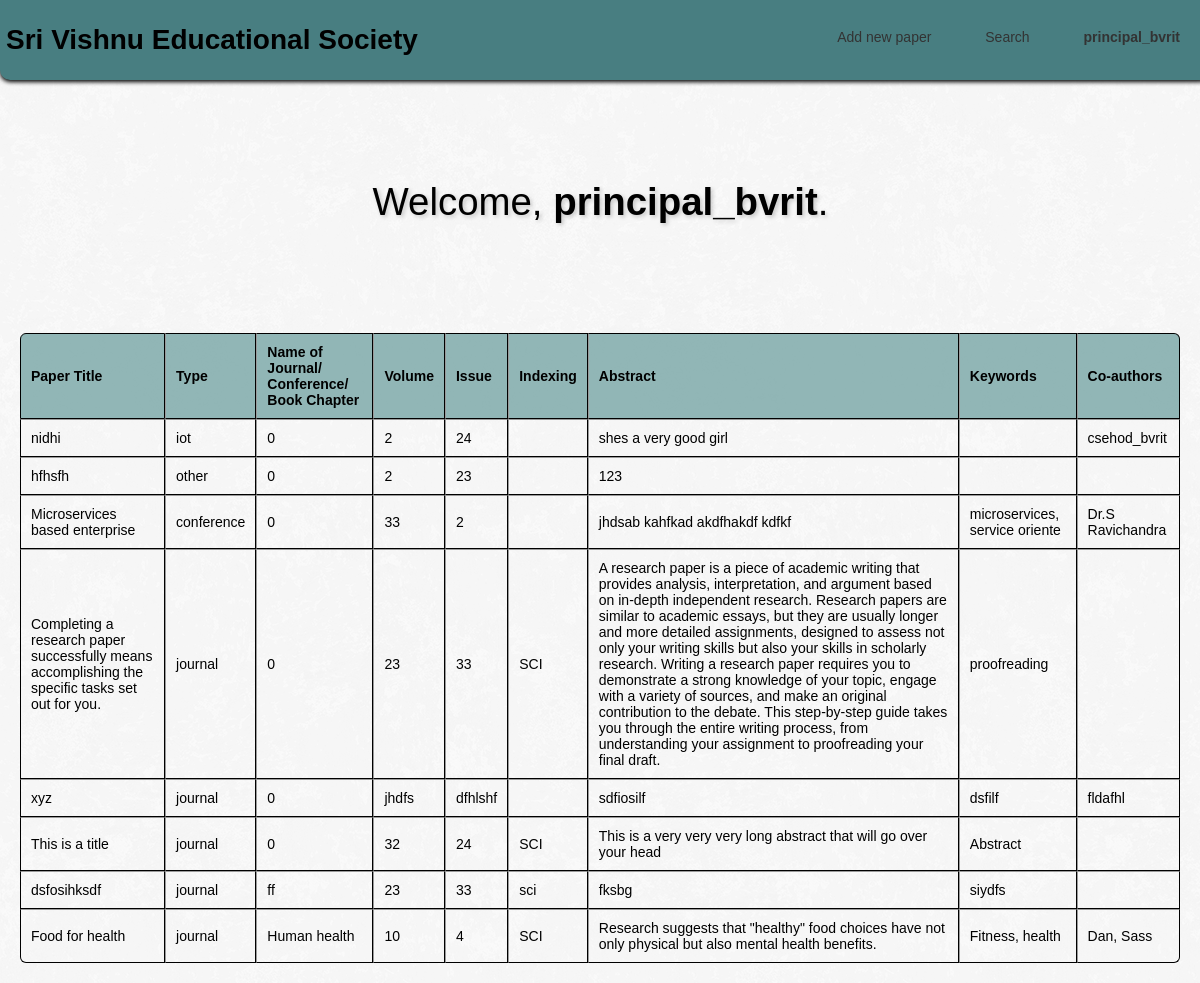
Page /rndtable.php (signed in) on the committed database.
### tables this page shows
CREATE TABLE `approvedfiles` (
  `id` int(11) NOT NULL,
  `username` varchar(40) NOT NULL,
  `title` varchar(300) NOT NULL,
  `type` varchar(15) NOT NULL,
  `venue` varchar(250) NOT NULL,
  `volume` varchar(11) NOT NULL,
  `issue` varchar(10) NOT NULL,
  `date` date NOT NULL,
  `level` varchar(15) NOT NULL,
  `indexing` varchar(20) NOT NULL,
  `abstract` varchar(4000) NOT NULL,
  `keywords` varchar(30) NOT NULL,
  `coauthors` varchar(40) NOT NULL
);

### rndtable.php (the view, shortened to what this page needs)
<?php include 'config.php';?>
<!DOCTYPE html>
<html lang="en">
<head>
    <link rel="stylesheet" href="facwelcome.css">
</head>
<body>
<div class="header">
    <h1>Sri Vishnu Educational Society</h1>
    <ul>
        <li><a href="pr.php">Add new paper</a></li>
        <li><a href="search.html">Search</a></li>
        <li><a><b><?php echo htmlspecialchars($_SESSION["username"]); ?></b></a></li>
    </ul>
</div>
    <h1 class="my-5">Welcome, <b><?php echo htmlspecialchars($_SESSION["username"]); ?></b>.</h1>
     <br><br>
     <br><br>
</body>
</html>
<center>
        <table border="1" style="width:100%">
        <tr>
                <th>Paper Title </th>
                <th>Type</th>
                <th>Name of Journal/ Conference/ Book Chapter</th>
                <th>Volume</th>
                <th>Issue</th>
                <th>Indexing </th>
                <th>Abstract </th>
                <th>Keywords </th>
                <th>Co-authors </th>
            </tr>
            <?php
                $user = $_SESSION['username'];
                $sql = "select * from approvedfiles where username = '$user'";
                $table = mysqli_query($link, $sql);
                $no_of_rows = mysqli_num_rows($table);
                if ($no_of_rows != 0)
                {
                    while ($row = mysqli_fetch_assoc($table))
                    {
                        echo "
                        <tr>
                        <td>".$row['title']."</td>
                        <td>".$row['type']."</td>
                        <td>".$row['venue']."</td>
                        <td>".$row['volume']."</td>
                        <td>".$row['issue']."</td>
                        <td>".$row['indexing']."</td>
                        <td>".$row['abstract']."</td>
                        <td>".$row['keywords']."</td>
                        <td>".$row['coauthors']."</td>
                        </tr>";
                    }
                }
            ?>
        </table>
</center>

### facwelcome.css (style rules this page uses)
body { background-image: url("white_wall_hash.png"); height: 100%; width: 100%; font-family:'Poppins', serif; margin: 0; }
.header { background-color: #487e81; display: -webkit-box; display: -ms-flexbox; display: flex; -webkit-box-pack: justify; -ms-flex-pack: justify; width: 100%; margin: 0px; padding: 5px; position: sticky; justify-content: space-between; border-bottom-left-radius: 10px; border-bottom-right-radius: 10px; box-shadow: 0px 2px 4px 0px }
h1 { padding-left: 1px; }
.header::after { bottom: 0; box-shadow: 0 0.0625em 0.5em rgba(0, 0, 0, 0.3); content: ''; left: 0; opacity: 0; position: absolute; right: 0; top: 0; transition: opacity 0.3s; z-index: -1; }
ul { padding: 0; list-style: none; }
ul li { display: inline-block; position: relative; line-height: 21px; text-align: right; }
ul li a { display: block; padding: 8px 25px; color: #333; text-decoration: none; }
.my-5 { font-weight: 500; color: black; text-align: center; font-size: 2.4rem; margin-top: 100px; margin-bottom: 25px; text-shadow: 2px 2px 4px rgba(0,0,0,0.2); }
table { border-collapse: separate; border: none; border-spacing: 0; min-width: 350px; padding: 20px; }
table tr th, table tr td { border-right: 1px solid black; border-bottom: 1px solid black; padding: 10px; }
table tr th:first-child, table tr td:first-child { border-left: 1px solid black; }
table tr th { background: rgba(130, 173, 173, 0.87); border-top: 1px solid black; text-align: left; }
table tr:first-child th:first-child { border-top-left-radius: 6px; }
table tr:first-child th:last-child { border-top-right-radius: 6px; }
table tr:last-child td:first-child { border-bottom-left-radius: 6px; }
table tr:last-child td:last-child { border-bottom-right-radius: 6px; }

### rndtable.php (style rules this page uses)
body { font: 14px sans-serif; text-align: center; }

### rows in the picture
approvedfiles: title "nidhi", type "iot", venue "0", volume "2", issue "24", abstract "shes a very good girl", coauthors "csehod_bvrit"
approvedfiles: title "hfhsfh", type "other", venue "0", volume "2", issue "23", abstract "123"
approvedfiles: title "Microservices based enterprise", type "conference", venue "0", volume "33", issue "2", abstract "jhdsab kahfkad akdfhakdf kdfkf", keywords "microservices, service oriente", coauthors "Dr.S Ravichandra"
approvedfiles: title "Completing a research paper successfully means accomplishing the specific tasks set out for you.", type "journal", venue "0", volume "23", issue "33", indexing "SCI", abstract "A research paper is a piece of academic writing that provides analysis, interpretation, and argument based on in-depth independent research. Research papers are similar to academic essays, but they are usually longer and more detailed assignments, designed to assess not only your writing skills but also your skills in scholarly research. Writing a research paper requires you to demonstrate a strong knowledge of your topic, engage with a variety of sources, and make an original contribution to the debate. This step-by-step guide takes you through the entire writing process, from understanding your assignment to proofreading your final draft.", keywords "proofreading"
approvedfiles: title "xyz", type "journal", venue "0", volume "jhdfs", issue "dfhlshf", abstract "sdfiosilf", keywords "dsfilf", coauthors "fldafhl"
approvedfiles: title "This is a title", type "journal", venue "0", volume "32", issue "24", indexing "SCI", abstract "This is a very very very long abstract that will go over your head", keywords "Abstract"
approvedfiles: title "dsfosihksdf", type "journal", venue "ff", volume "23", issue "33", indexing "sci", abstract "fksbg", keywords "siydfs"
approvedfiles: title "Food for health", type "journal", venue "Human health", volume "10", issue "4", indexing "SCI", abstract "Research suggests that \"healthy\" food choices have not only physical but also mental health benefits.", keywords "Fitness, health", coauthors "Dan, Sass"

### other values in the picture
$_SESSION["username"] "principal_bvrit"
